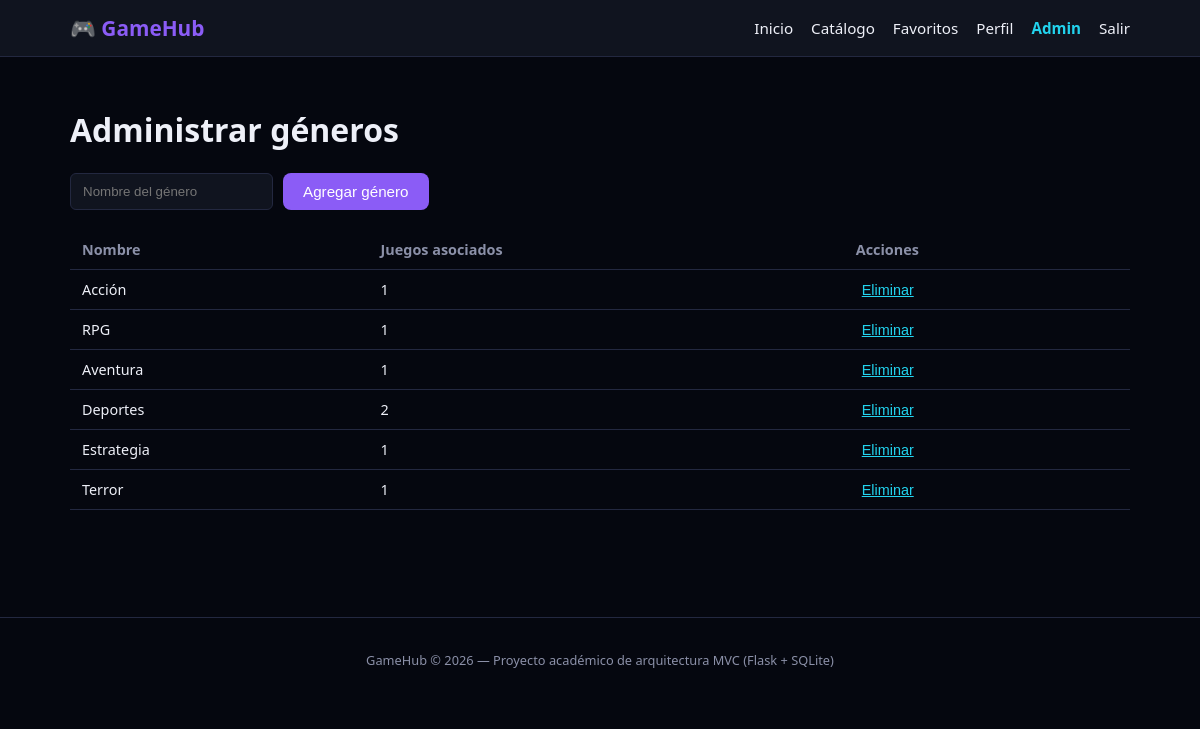
/admin/generos (signed in), run on the app's committed database.
### gamehub/app/models/genero.py (models this page shows, shortened)
class Genero(db.Model):
    __tablename__ = "generos"
    id = db.Column(db.Integer, primary_key=True)
    nombre = db.Column(db.String(50), unique=True, nullable=False)
    juegos = db.relationship("Juego", backref="genero", lazy=True)

### gamehub/app/controllers/admin_controller.py (the view, shortened to what this page needs)
@admin_bp.route("/generos", methods=["GET", "POST"])
@login_required
@admin_required
def generos():
    lista_generos = Genero.query.all()
    return render_template("admin/generos.html", generos=lista_generos)

### gamehub/app/controllers/admin_controller.py (called while the page is built)
def admin_required(f):
    @wraps(f)
    def decorado(*args, **kwargs):
        if not current_user.is_authenticated or not current_user.es_admin:
            abort(403)
        return f(*args, **kwargs)
    return decorado

### gamehub/app/templates/admin/generos.html (shortened to what this page needs)
{% extends "base.html" %}
{% block content %}
<h1>Administrar géneros</h1>
<form method="post" class="filtros">
    <input type="text" name="nombre" placeholder="Nombre del género" required>
    <button type="submit" class="btn-primary">Agregar género</button>
</form>
<table class="admin-table">
    <thead><tr><th>Nombre</th><th>Juegos asociados</th><th>Acciones</th></tr></thead>
    <tbody>
        {% for genero in generos %}
        <tr>
            <td>{{ genero.nombre }}</td>
            <td>{{ genero.juegos|length }}</td>
            <td>
                <form method="post" action="{{ url_for('admin.eliminar_genero', genero_id=genero.id) }}">
                    <button type="submit" class="btn-link-danger" onclick="return confirm('¿Eliminar este género?')">Eliminar</button>
                </form>
            </td>
        </tr>
        {% else %}
        <tr><td colspan="3">No hay géneros registrados.</td></tr>
        {% endfor %}
    </tbody>
</table>
{% endblock %}

### gamehub/app/static/css/style.css (style rules this page uses)
:root { --bg: #05070f; --bg-card: #10141f; --bg-card-hover: #161b2b; --accent: #8b5cf6; --accent-2: #22d3ee; --text: #eef0f8; --text-muted: #8b90a8; --border: #232840; --shadow: 0 8px 24px rgba(0, 0, 0, 0.4); }
* { transition: background-color 0.2s ease, border-color 0.2s ease, transform 0.2s ease, color 0.2s ease; }
* { box-sizing: border-box; }
body { margin: 0; font-family: "Poppins", "Segoe UI", Arial, sans-serif; background: var(--bg); color: var(--text); }
.btn-primary, .btn-secondary { display: inline-block; padding: 10px 20px; border-radius: 8px; border: none; cursor: pointer; font-size: 0.95rem; text-decoration: none; }
.btn-primary { background: var(--accent); color: white; }
.btn-link-danger { background: none; border: none; color: var(--accent-2); cursor: pointer; text-decoration: underline; font-size: 0.9rem; }
.filtros { display: flex; gap: 10px; margin: 20px 0; flex-wrap: wrap; }
.filtros input, .filtros select { padding: 9px 12px; border-radius: 6px; border: 1px solid var(--border); background: var(--bg-card); color: var(--text); }
.admin-table { width: 100%; border-collapse: collapse; margin-top: 20px; }
.admin-table th, .admin-table td { padding: 10px 12px; border-bottom: 1px solid var(--border); text-align: left; font-size: 0.9rem; }
.admin-table th { color: var(--text-muted); }

### data on the page
Genero: nombre "Acción", juegos|length "1"
Genero: nombre "RPG", juegos|length "1"
Genero: nombre "Aventura", juegos|length "1"
Genero: nombre "Deportes", juegos|length "2"
Genero: nombre "Estrategia", juegos|length "1"
Genero: nombre "Terror", juegos|length "1"
